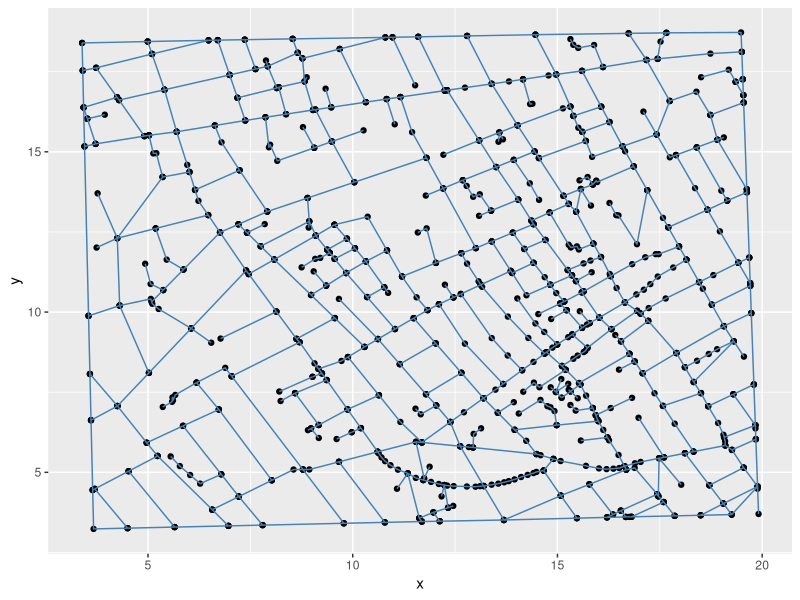
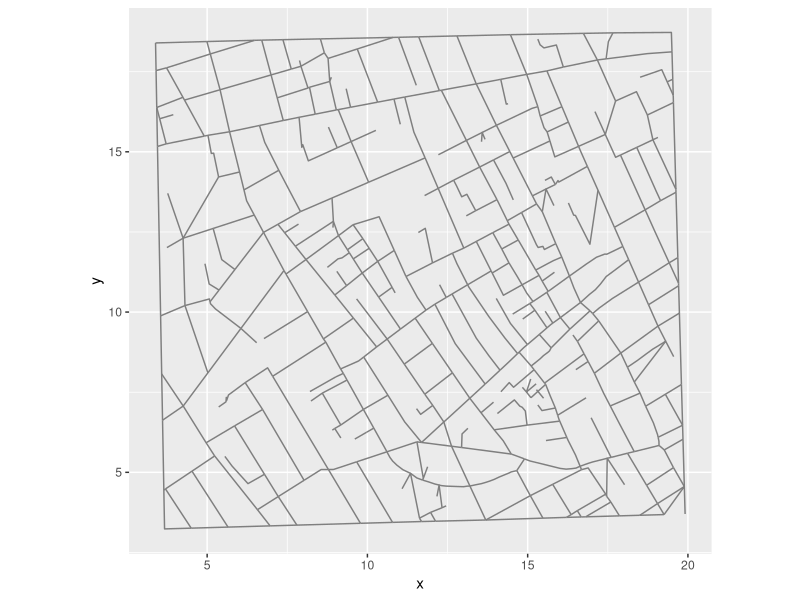
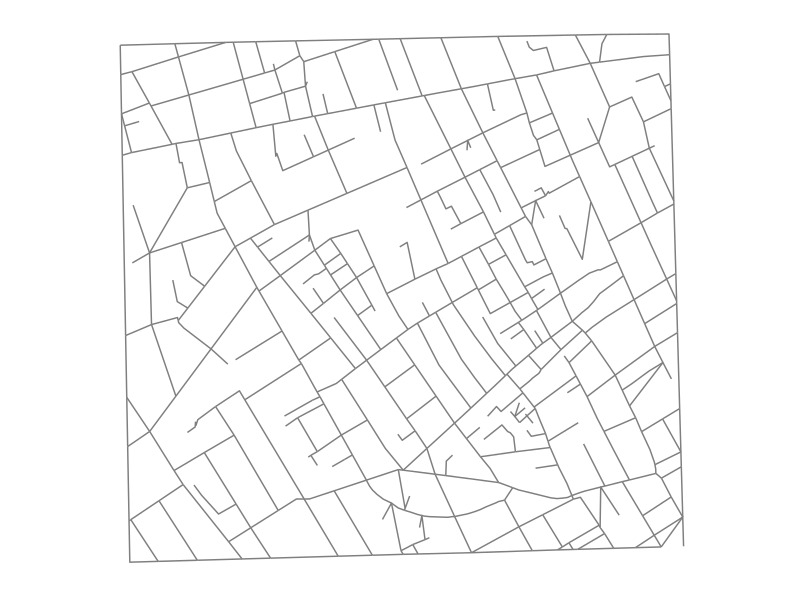
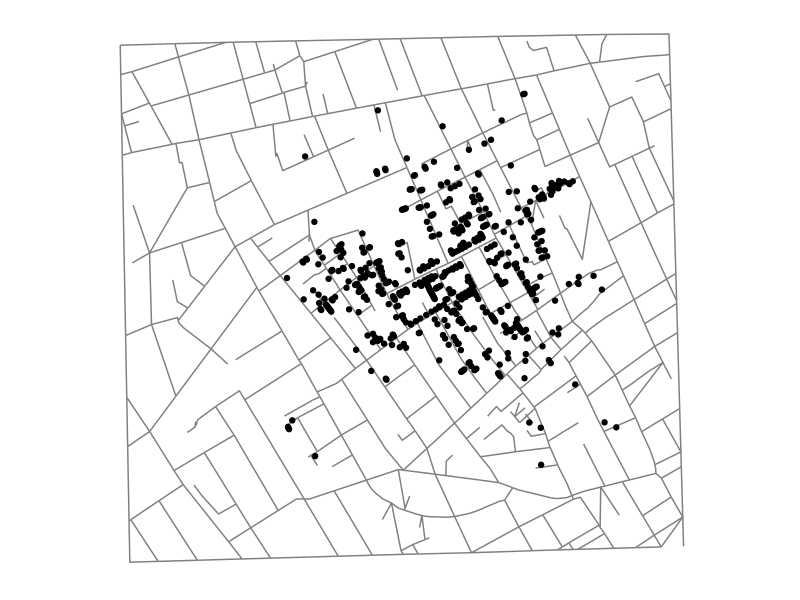
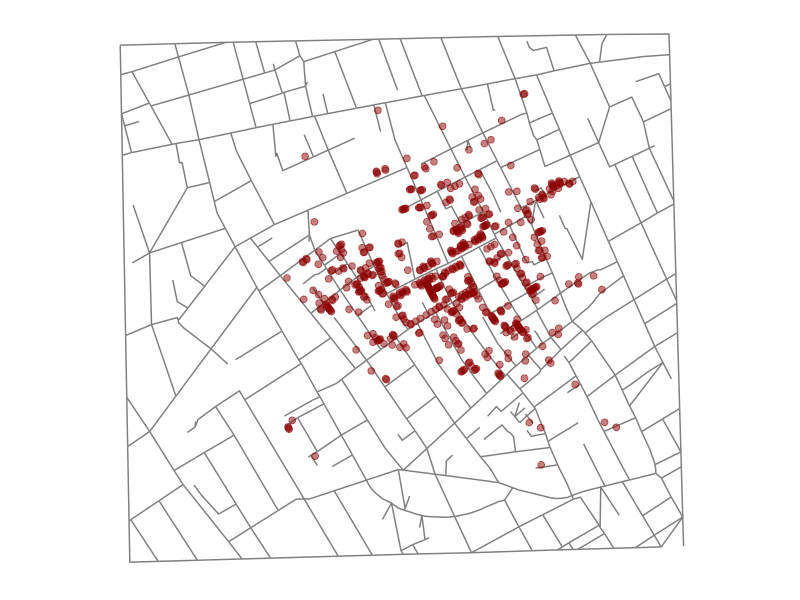
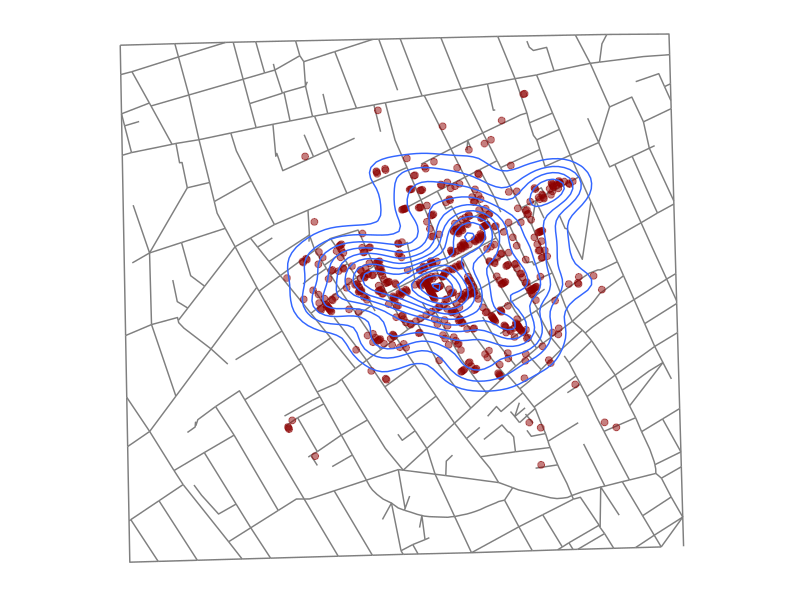
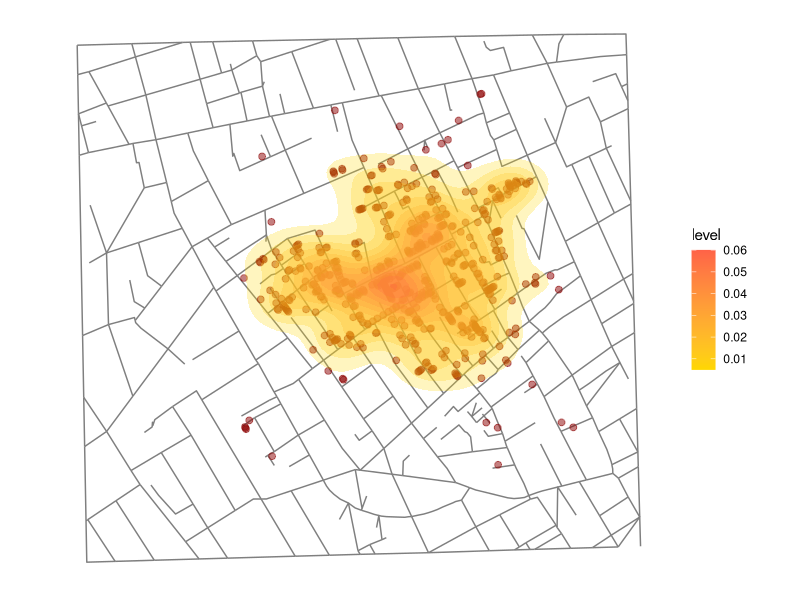
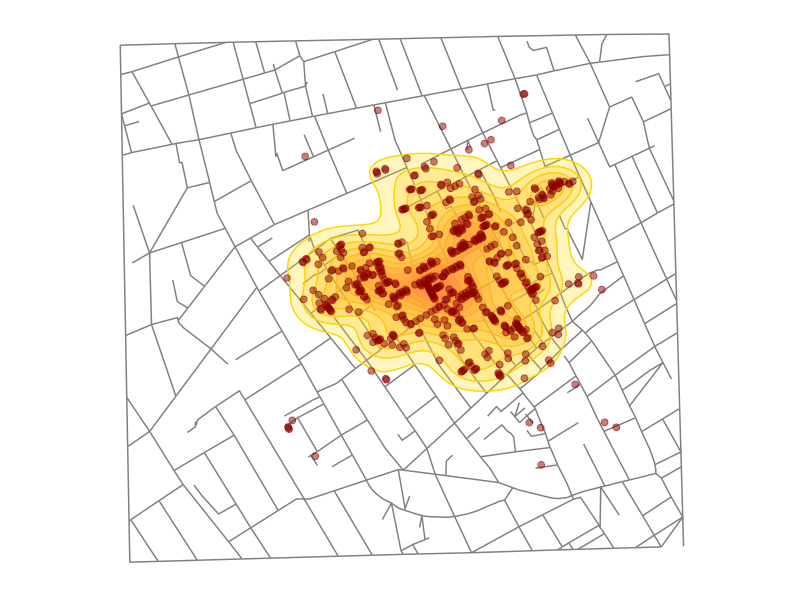

R code for these plots, in order:
# ==============================================================================
#
# Redraw John Snow's map of cholera deaths in London streets, 1854.
#
# Sources:
#
# - HistData package (data)
#   https://cran.r-project.org/package=HistData
#
# - Arthur Charpentier (R code)
#   http://freakonometrics.hypotheses.org/tag/cholera
#
# ==============================================================================

# load required package

library(ggplot2) # 3.0.0

# load historical datasets (from the HistData package)

Snow.deaths  <- read.csv("Snow.deaths.csv"  , stringsAsFactors = FALSE)
Snow.streets <- read.csv("Snow.streets.csv" , stringsAsFactors = FALSE)

# ==============================================================================
# [1] Draw static map of London streets in 1854
# ==============================================================================

# understand the data structure
ggplot(data = Snow.streets, aes(x = x, y = y)) +
  geom_point(color = "black") +
  geom_line(aes(group = street), color = "steelblue")

# plot street coordinates
g <- ggplot(data = Snow.streets, aes(x = x, y = y)) +
  geom_line(aes(group = street), color = "grey50") +
  coord_equal() # equalize longitude and latitude

# basic map layer
g

# remove unrequired plot (axis) elements
g <- g + 
  labs(x = NULL, y = NULL) + # remove titles
  theme(panel.background = element_blank(),
        panel.grid = element_blank(),
        axis.text = element_blank(),
        axis.ticks = element_blank())

# finalized street map
g

# ==============================================================================
# [2] Add John Snow's records of cholera deaths
# ==============================================================================

# understand the relevant geometry
g + geom_point(
  data = Snow.deaths,
  aes(x, y)
)

# create a layer of geolocalised cholera deaths
p <- geom_point(
  data = Snow.deaths,
  aes(x, y),
  size = 2, color = "darkred", alpha = .5
)

# street map + cholera data layer
g + p

# ==============================================================================
# [3] Emphasize affected areas with density curves
# ==============================================================================

# draw 2-dimensional density curves
g + 
  # cholera deaths
  p +
  geom_density2d(
    data = Snow.deaths,
    aes(x, y)
  )

# fill density curves with custom color gradient
g + 
  # cholera deaths
  p +
  stat_density2d(
    data = Snow.deaths,
    aes(x, y, fill = ..level..), 
    alpha = .25, geom = "polygon"
  ) +
  scale_fill_gradient(low = "gold", high = "tomato")

# ==============================================================================
# [4] Combine all plot elements
# ==============================================================================

g + 
  # density curves (outline)
  geom_density2d(
    data = Snow.deaths,
    aes(x, y, color = ..level..)
  ) +
  # density curves (fill)
  stat_density2d(
    data = Snow.deaths,
    aes(fill = ..level..), 
    alpha = .25, geom = "polygon"
  ) +
  # cholera deaths (loaded last to show on top of density curves)
  p +
  # custom colors (outline and fill)
  scale_color_gradient(low = "gold", high = "tomato") +
  scale_fill_gradient(low = "gold", high = "tomato") +
  # hide legends
  guides(color = FALSE, fill = FALSE)

# add titles and save in PDF format

ggsave(
  "cholera-map.pdf",
  last_plot() +
    ggtitle(
      label = "Cholera deaths in London, 1854",
      subtitle = "Based on John Snow's investigation of the Broad Street outbreak."
    )
)

# have a nice day
